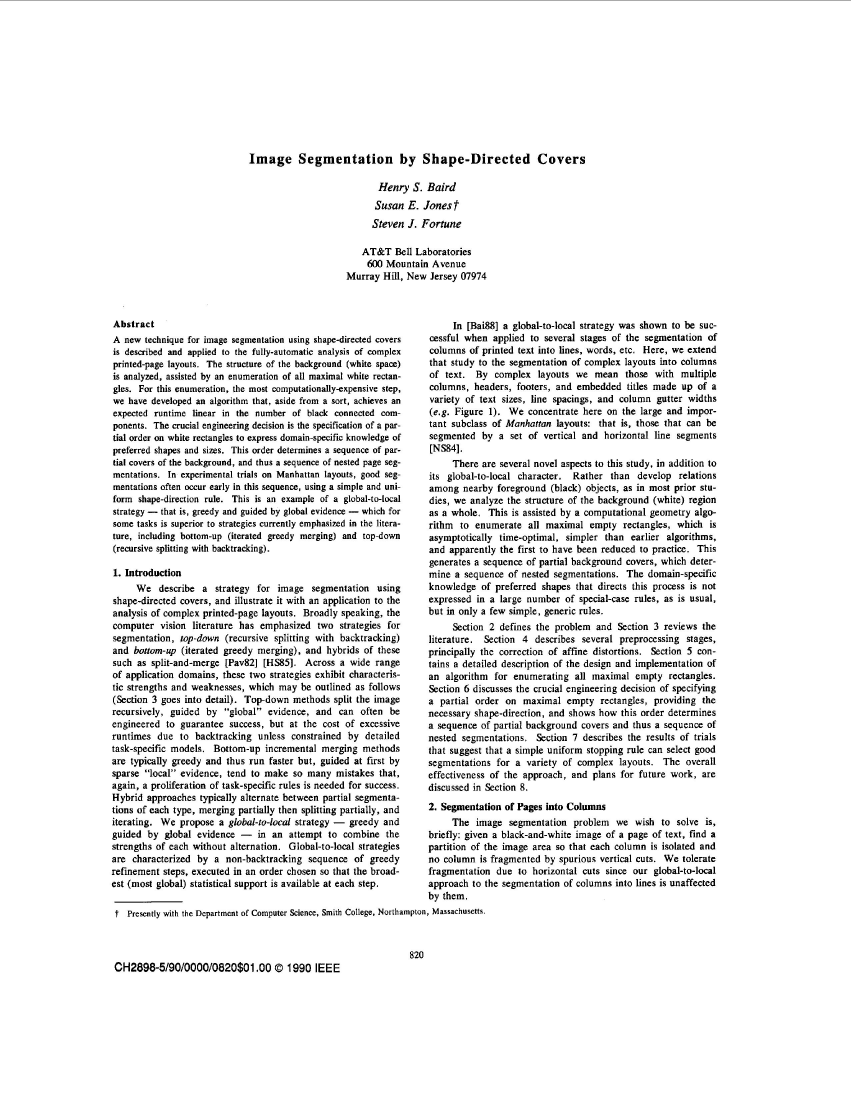
%> input picture testim/001.jpg, 2553 x 3304 px (shown at 1/3 size)
$ octave testScriptReduced.m   (GNU Octave 9; MATLAB toolbox functions it lacks are replaced by stand-ins)
%> lines starting %> are read from the running program, lines starting %| are printed output that depends on the picture
### Classification/outlineConnectedComponents.m
function [ out, componentLocation  ] = outlineConnectedComponents( input_image )
% find connected components and returns:
% - image with filled boxes in place of all characters
% - vector with [xmin, xmax, ymin, ymax]
%
CC = bwconncomp(~input_image,4);

componentLocation = zeros(CC.NumObjects,4);
out = ones(size(input_image));
for n = 1:CC.NumObjects
   [i,j] = ind2sub(size(input_image), CC.PixelIdxList{n});
   componentLocation(n,1) = min(j);
   componentLocation(n,2) = max(j);
   componentLocation(n,3) = min(i);
   componentLocation(n,4) = max(i);
   % for outlined rect
   out(min(i):max(i),[min(j),max(j)]) = 0;
   out([min(i),max(i)],min(j):max(j)) = 0;
   % for filled rect: out(min(i):max(i),min(j):max(j)) = 0;
end

imshow(out)
end

### Demo (Server Side)/whiteRectEnum/oCCReduce.m
%% Output
% [8 lines of commented-out code are left out]


function [reducedBoxTopLeft,...
          reducedBoxTop,...
          figmask,...
          boundingBox,...
          CCLoc,...
          downFactor] = oCCReduce( input_image )
% find connected components and returns:
% - image with filled boxes in place of all characters
% - vector with [xmin, xmax, ymin, ymax]
%

%% Constants
figAreaThresh = 0.003; %CC bigger than 0.1% of image is probably an image
figAspectRatio = 5; % CC w/ aspect ratios bigger than this are not figs
%% First Dilate
% [12 lines of commented-out code are left out]
input_image_dilate = input_image;

%% Find rectangles
CC = bwconncomp(~input_image_dilate,4);
CCLoc = zeros(CC.NumObjects,4);
boundingBox = ones(size(input_image_dilate));
figmask = zeros(size(input_image_dilate));
reducedBoxTopLeft = ones(size(input_image_dilate));
reducedBoxTop = ones(size(input_image_dilate));
for n = 1:CC.NumObjects
   [i,j] = ind2sub(size(input_image_dilate), CC.PixelIdxList{n});
   CCLoc(n,1) = min(j);% + ceil(dilatewidth/2); %undo dilation at edge
   CCLoc(n,2) = max(j);% - ceil(dilatewidth/2);
   CCLoc(n,3) = min(i);
   CCLoc(n,4) = max(i);
   % for boundingBox rect
   boundingBox(CCLoc(n,3):CCLoc(n,4),[CCLoc(n,1),CCLoc(n,2)]) = 0;
   boundingBox([CCLoc(n,3),CCLoc(n,4)],CCLoc(n,1):CCLoc(n,2)) = 0;
   % for filled rect: boundingBox(min(i):max(i),min(j):max(j)) = 0;
   if (CCLoc(n,2)-CCLoc(n,1))*(CCLoc(n,4)-CCLoc(n,3)) > ...
           figAreaThresh*(prod(size(input_image_dilate)))
       % check if the object has a reasonable figure aspect ratio
       if (CCLoc(n,2)-CCLoc(n,1))/(CCLoc(n,4)-CCLoc(n,3)) > figAspectRatio || ...
           (CCLoc(n,4)-CCLoc(n,3))/(CCLoc(n,2)-CCLoc(n,1)) > figAspectRatio
           continue;
       else
           figmask(CCLoc(n,3):CCLoc(n,4),CCLoc(n,1):CCLoc(n,2)) = 1;
       end
   end
   reducedBoxTopLeft(CCLoc(n,3),[CCLoc(n,1):CCLoc(n,2)]) = 0;
   reducedBoxTopLeft(CCLoc(n,3):CCLoc(n,4),CCLoc(n,1)) = 0;
   reducedBoxTop(CCLoc(n,3),[CCLoc(n,1):CCLoc(n,2)]) = 0;
end


%% Downsample everything so that the largest dimension is around 600
downFactor = max(1,floor(max(size(input_image))/600));

imBig = ~imdilate(~reducedBoxTopLeft,ones(downFactor));
reducedBoxTopLeft = imBig(1:downFactor:end,1:downFactor:end);

imBig = ~imdilate(~reducedBoxTop,ones(downFactor));
reducedBoxTop = imBig(1:downFactor:end,1:downFactor:end);

imBig = ~imdilate(~boundingBox,ones(downFactor));
boundingBox = imBig(1:downFactor:end,1:downFactor:end);

end

### Demo (Server Side)/whiteRectEnum/testScriptReduced.m
clear all; clc; close all;
cd ..
imInit = imread('testIm/001.jpg');
cd whiteRectEnum
%cd .., open('testIm/005.jpg'), cd whiteRectEnum

numBlackPixels = [];
execTime = [];
for delta = 0%-20:5:10

    %r = 1000:1500; c = 800:1200;
    r = 1100:1200; c = 800:900;
    im = im2bw(imInit(r,c),0.5);
    [im3, componentLocation] = outlineConnectedComponents(im);
    [im2,mask,boundingBox,CCLoc] = oCCReduce(im);
    im = im2;
%     figure; imshow(im); title(sprintf('N=%d,%%=%0.2f',sum(~im(:)),1)); print -depsc binary
%     figure; imshow(im3); title(sprintf('N=%d,%%=%0.2f',sum(~im3(:)),sum(~im3(:))/sum(~im(:)))); print -depsc CCunreduced
%     figure; imshow(mask); print -depsc CCunreduced
%     figure; imshow(boundingBox); title(sprintf('N=%d,%%=%0.2f',sum(~boundingBox(:)),sum(~boundingBox(:))/sum(~im(:)))); print -depsc boundingBox
%     figure; imshow(im2); title(sprintf('N=%d,%%=%0.2f',sum(~im2(:)),sum(~im2(:))/sum(~im(:)))); print -depsc CCreduced
%     return


% %     n = 1165+delta;
% %     im = im2bw(imInit(1125:min(n,end),1125:min(n,end)),0.5);
% %     [im, componentLocation] = outlineConnectedComponents(im);

    numBlackPixels(end+1) = sum(~im(:));

    im = ~im;
    set(0,'RecursionLimit',500);

    %%
    A = [im,ones(size(im,1),1)];
    tic;

    fst = RectangleNode(0,0,size(A,1));
%> (the run ends here)

$ run again, with testim/002.jpg copied over testim/001.jpg
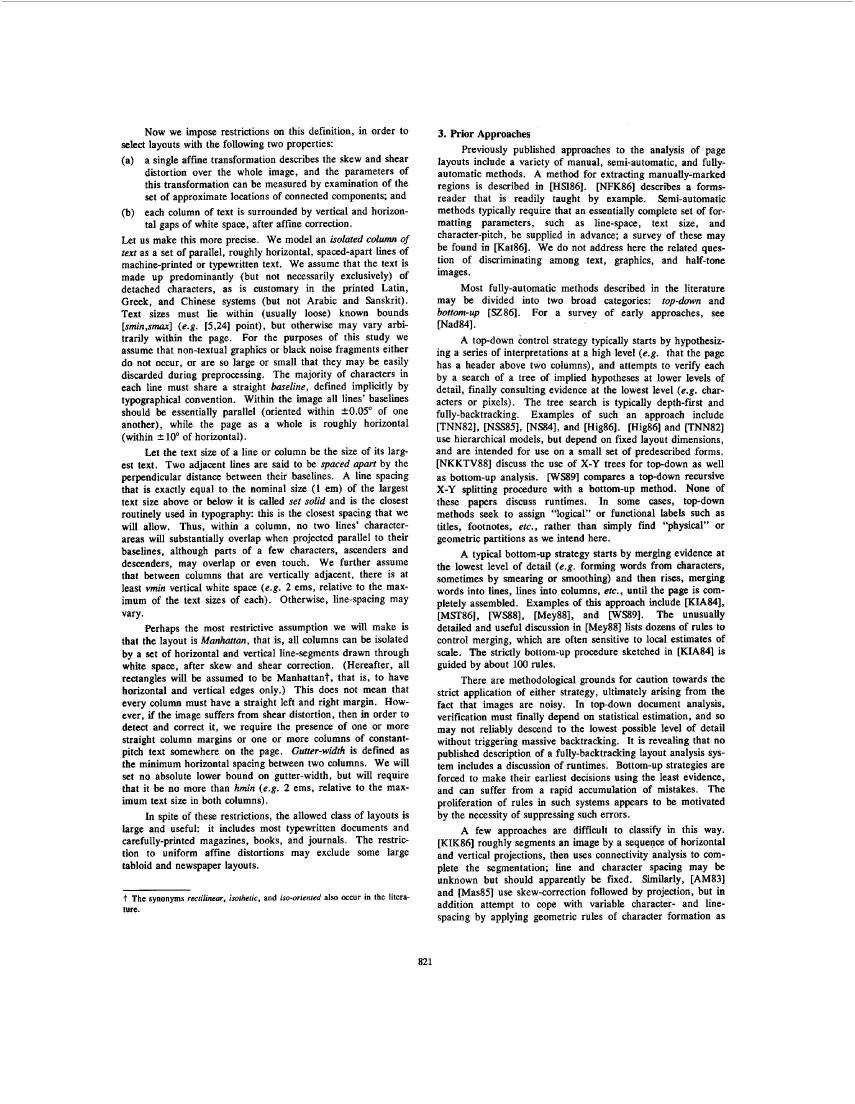
%> input picture testim/002.jpg, 2563 x 3311 px (shown at 1/3 size)

$ run again, with testim/003.jpg copied over testim/001.jpg
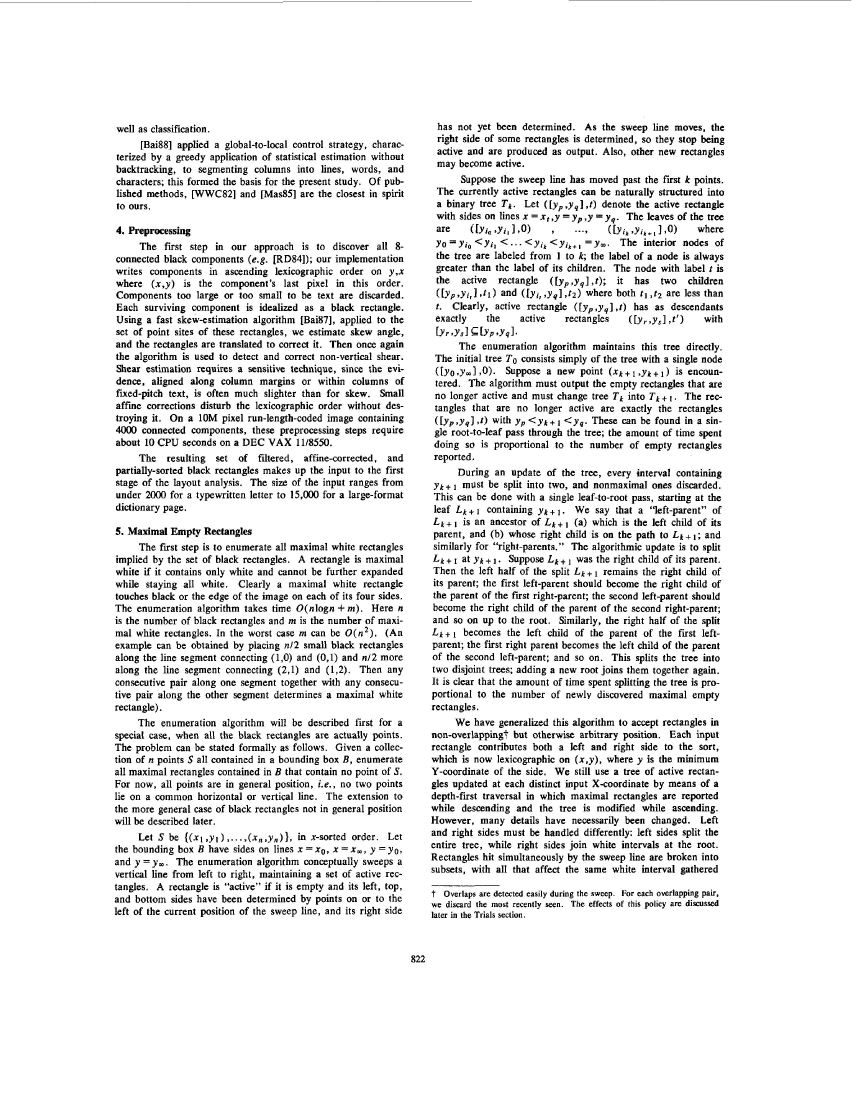
%> input picture testim/003.jpg, 2569 x 3313 px (shown at 1/3 size)
